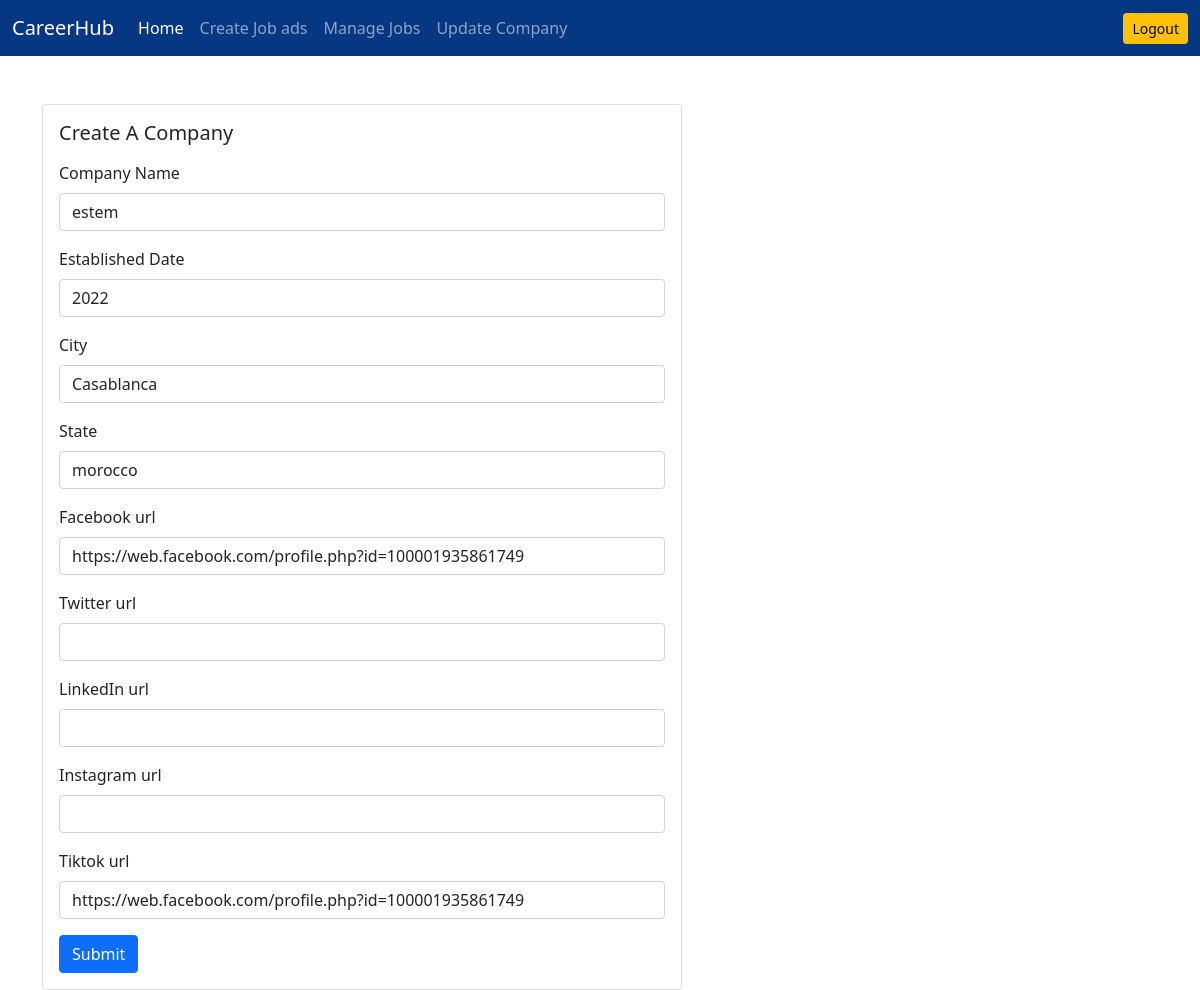
The page /company/update-company/ (signed in) on the database its author committed.
### company/models.py (models this page shows, shortened)
class Company(models.Model):
    user = models.OneToOneField(User, on_delete=models.CASCADE)
    name = models.CharField(max_length=100, null=True, blank=True)
    est_date = models.PositiveBigIntegerField(null=True, blank=True)
    city = models.CharField(max_length=100, null=True, blank=True)
    state = models.CharField(max_length=100, null=True, blank=True)
    facebook = models.URLField(max_length=200, null=True, blank=True)
    twitter = models.URLField(max_length=200, null=True, blank=True)
    linkedin = models.URLField(max_length=200, null=True, blank=True)
    instagram = models.URLField(max_length=200, null=True, blank=True)
    tiktok = models.URLField(max_length=200, null=True, blank=True)

### company/views.py (the view)
# urls.py: path('update-company/',views.update_company,name='update-company'),
def update_company(request):
    if request.user.is_recruiter:
        company=Company.objects.get(user=request.user)
        if request.method == 'POST':
            form = UpdateCompanyForm(request.POST, instance=company)
            if form.is_valid():
                var=form.save(commit=False)
                user=User.objects.get(id=request.user.id)
                user.has_company=True
                var.save()
                user.save()
                messages.info(request,'your company info has been updatedv')
                return redirect('dashboard')
            else:
                messages.warning(request,'something went wrong')
        else:
            form=UpdateCompanyForm(instance=company)
            context={'form':form}
            return render(request,'company/update_company.html',context)
    else:
        messages.warning(request,'Permission denied')
        return redirect('dashboard')

### company/form.py
class UpdateCompanyForm(forms.ModelForm):
    class Meta:
        model = Company
        exclude=('user',)

### templates/company/update_company.html (shortened to what this page needs)
{% extends 'base.html' %}
{% load widget_tweaks %}
{% block content %}
<div class="row">
    <div class="col-md-6">
        <div class="card mx-auto" style="width: 40rem;">
            <div class="card-body">
                <h5 class="card-title mb-3">Create A Company</h5>
                <form method="POST">
                    <div class="mb-3">
                        <label for="exampleInputEmail1" class="form-label">Company Name</label>
                        {% render_field form.name class="form-control" %}
                    </div>
                    <div class="mb-3">
                        <label for="exampleInputEmail1" class="form-label">Established Date</label>
                        {% render_field form.est_date class="form-control" %}
                    </div>
                    <div class="mb-3">
                        <label for="exampleInputEmail1" class="form-label">City</label>
                        {% render_field form.city class="form-control" %}
                    </div>
                    <div class="mb-3">
                        <label for="exampleInputEmail1" class="form-label">State</label>
                        {% render_field form.state class="form-control" %}
                    </div>
                    <div class="mb-3">
                        <label for="exampleInputEmail1" class="form-label">Facebook url</label>
                        {% render_field form.facebook class="form-control" %}
                    </div>
                    <div class="mb-3">
                        <label for="exampleInputEmail1" class="form-label">Twitter url</label>
                        {% render_field form.twitter class="form-control" %}
                    </div>
                    <div class="mb-3">
                        <label for="exampleInputEmail1" class="form-label">LinkedIn url</label>
                        {% render_field form.linkedin class="form-control" %}
                    </div>
                    <div class="mb-3">
                        <label for="exampleInputEmail1" class="form-label">Instagram url</label>
                        {% render_field form.instagram class="form-control" %}
                    </div>
                    <div class="mb-3">
                        <label for="exampleInputEmail1" class="form-label">Tiktok url</label>
                        {% render_field form.tiktok class="form-control" %}
                    </div>
                    <button type="submit" class="btn btn-primary">Submit</button>
                </form>
            </div>
        </div>
    </div>
</div>
{% endblock content %}

### rows shown on the page
Company: name "estem", est_date "2022", city "Casablanca", state "morocco", facebook "https://web.facebook.com/profile.php?id=100001935861749", tiktok "https://web.facebook.com/profile.php?id=100001935861749"
